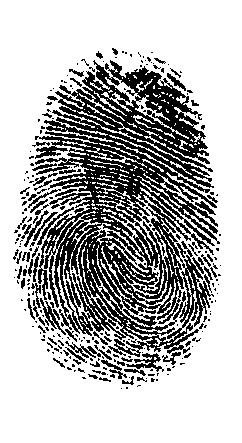
#> input picture BinaryFingerprint.jpg, 242 x 443 px
$ python SIFT.py
#> lines starting #> are read from the running program, lines starting #| are printed output that depends on the picture
import numpy as np
import cv2 as cv
import glob, os

#Scale-Invariant Feature Transform(SIFT)
input_img = cv.imread('BinaryFingerprint.jpg')#Loading image
#> input_img is the input picture: shape (443, 242, 3); min 0, max 255, mean 180.8
input_img=input_img.astype('uint8')
gray= cv.cvtColor(input_img,cv.COLOR_BGR2GRAY)#Transform into gray

sift = cv.xfeatures2d.SIFT_create()#create sift object
kp = sift.detect(input_img,None)#finding keypoints
#> kp = 2355 keypoints; strongest (x, y, size): (217, 249, 2.1), (73, 365, 2), (177, 116, 1.9), (25, 209, 2)
img1=cv.drawKeypoints(input_img,kp,input_img)#drawing the keypoints
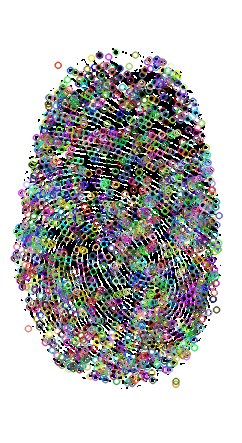
#> img1: shape (443, 242, 3); mean B, G, R 181.7, 182.1, 182.2
flag=0

os.chdir("./database")#folder with the fingerprints

for file in glob.glob("*.jpg"):

    frame=cv.imread(file)#loading image from the folder
    frame=frame.astype('uint8')
    gray1 = cv.cvtColor(frame, cv.COLOR_BGR2GRAY)

    sift = cv.xfeatures2d.SIFT_create()#create sift object for the image from the folder
    kp = sift.detect(frame,None)#finding keypoints for it
    img2=cv.drawKeypoints(frame,kp,frame)
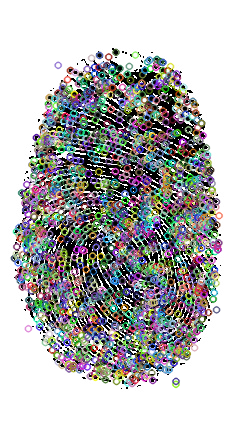
#> img2: shape (443, 242, 3); mean B, G, R 181.9, 182, 181.7
    kp1, des1 = sift.detectAndCompute(img1,None)#list of the keypoints,(Number of Keypoints)×128
#> kp1 = 1433 keypoints; strongest (x, y, size): (18, 262, 1.8), (34, 280, 2.1), (190, 91, 2.2), (116, 52, 3)
    kp2, des2 = sift.detectAndCompute(img2,None)
#> kp2 = 1432 keypoints; strongest (x, y, size): (190, 91, 2.2), (34, 280, 2.1), (116, 52, 4), (107, 123, 2.1)

    FLANN_INDEX_KDTREE = 1#using flann for finding hits
    index_params = dict(algorithm = FLANN_INDEX_KDTREE, trees = 10)
    search_params = dict(checks = 20)
    flann = cv.FlannBasedMatcher(index_params, search_params)
    matches=flann.knnMatch(np.asarray(des1,np.float32),np.asarray(des2,np.float32),k=2)
#> matches = 1433 matches
    good = []
    for m,n in matches:#finding hits
        if m.distance < 0.7*n.distance:
            good.append(m)
#> after the loop, good = 264 matches
    if len(good)>=15:#more than 15 hits means its the fingerprint of the same person
        print("Matched "+str(file))
        print(len(good))
#| 264
        flag=1
    else:
        matchesMask = None

#> (the run stopped early here; a loop or call above may not have finished)
